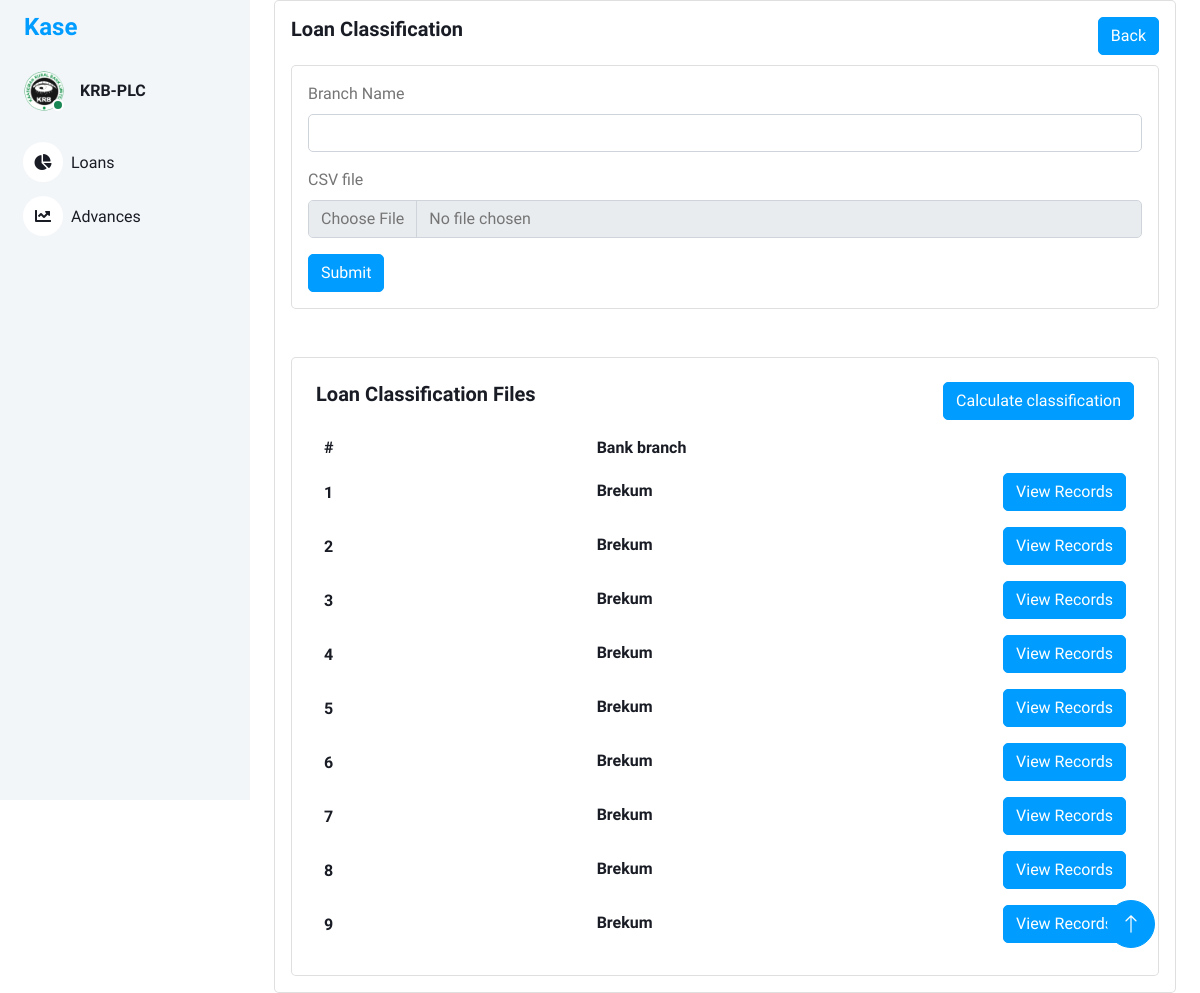
The app's page /loan_classification_uploads with its own data.
### models/loan_classification_files.py (models this page shows, shortened)
class LoanClassificationFiles(db.Model):
    id = db.Column(db.Integer, primary_key=True)
    branch_name = db.Column(db.String(100), nullable=False)
    loan_class_id = db.Column(db.String(100), nullable=True)
    filename = db.Column(db.String(100), nullable=True)

### views/loan_classification.py (the view)
@bp.route('/loan_classification_uploads')
def loan_classification_uploads():
    loan_classification_uploads = LoanClassificationFiles.query.all()  # Retrieve all loan classifications from the database
    serialized_loan_classification_uploads = []
    for classification in loan_classification_uploads:
        serialized_loan_classification_uploads.append({
            'id': classification.id,
            'branch_name': classification.branch_name,
        })
    return render_template('loan_classification_uploads.html',loan_class_uploads=serialized_loan_classification_uploads)

### templates/loan_classification_uploads.html (shortened to what this page needs)
<!DOCTYPE html>
<html lang="en">
<head>
    <link href="https://cdnjs.cloudflare.com/ajax/libs/font-awesome/5.10.0/css/all.min.css" rel="stylesheet">
    <link href="https://cdn.jsdelivr.net/npm/bootstrap-icons@1.4.1/font/bootstrap-icons.css" rel="stylesheet">
    <link href="{{ url_for('static', filename='lib/owlcarousel/assets/owl.carousel.min.css') }}" rel="stylesheet">
    <link href="{{ url_for('static', filename='lib/tempusdominus/css/tempusdominus-bootstrap-4.min.css') }}"
        rel="stylesheet" />
    <link href="{{ url_for('static',filename='css/bootstrap.min.css') }}" rel="stylesheet">
    <link href="{{ url_for('static', filename='css/style.css') }}" rel="stylesheet">
</head>
<body>
    <div class="container-xxl position-relative bg-white d-flex p-0">
        <div class="sidebar pe-4 pb-3">
            <nav class="navbar bg-light navbar-light">
                <a href="{{ url_for('main.index') }}" class="navbar-brand mx-4 mb-3">
                    <h4 class="text-primary">Kase</h4>
                </a>
                <div class="d-flex align-items-center ms-4 mb-4">
                    <div class="position-relative">
                        <img class="rounded-circle" src="{{ url_for('static',filename='img/krblogoBig.png') }}" alt=""
                            style="width: 40px; height: 40px;">
                        <div
                            class="bg-success rounded-circle border border-2 border-white position-absolute end-0 bottom-0 p-1">
                        </div>
                    </div>
                    <div class="ms-3">
                        <h6 class="mb-0">KRB-PLC</h6>
                    </div>
                </div>
                <div class="navbar-nav w-100">
                    <a href="{{ url_for('main.index') }}" class="nav-item nav-link"><i
                            class="fa fa-chart-pie me-2"></i>Loans
                    </a>
                    <a href="{{ url_for('returns.returns') }}" class="nav-item nav-link"><i
                            class="fa fa-chart-line me-2"></i>Advances</a>
                </div>
            </nav>
        </div>
        <div class="content">
            <div class="container-fluid">
                <div class="container-fluid">
                    <div class="card">
                        <div class="card-body">
                             <div class="d-flex justify-content-between">
                                        <div>
                                            <h5 class="card-title fw-semibold mb-4">Loan Classification</h5>
                                        </div>
                                        <div>
                                            <a href="{{ url_for('main.index')}}" class="btn btn-primary">Back</a>
                                        </div>
                                    </div>
                            <div class="card">
                                <div class="card-body ">
                                    <form method="post" action="{{ url_for('loan_classification.loan_file_upload') }}" enctype="multipart/form-data">
                                        <div class="mb-3">
                                            <label for="loanClassName" class="form-label">Branch Name</label>
                                            <input type="text" class="form-control" name="branchName" id="branchName"
                                                aria-describedby="loanClassNameHelp">
                                        </div>
                                        <div class="mb-3">
                                            <label for="loanClassDesc"  class="form-label">CSV file</label>
                                            <input type="file" class="form-control" name="loanFile" id="loanFile">
                                        </div>
                                        <button type="submit" class="btn btn-primary">Submit</button>
                                    </form>
                                </div>
                            </div>
                            <br>
                            <br>
                            <div class="card w-100">
                                <div class="card-body p-4">
                                    <div class="d-flex justify-content-between">
                                        <div>
                                            <h5 class="card-title fw-semibold mb-4">Loan Classification Files </h5>
                                        </div>
                                        <div>
                                            <a  class="btn btn-primary">Calculate classification</a>
                                        </div>
                                    </div>
                                    <div class="table-responsive">
                                        <table class="table table-auto text-nowrap mb-0 align-middle">
                                            <thead class="text-dark fs-4">
                                                <tr>
                                                    <th class="border-bottom-0 col">
                                                        <h6 class="fw-semibold mb-0">#</h6>
                                                    </th>
                                                    <th class="border-bottom-0 col">
                                                        <h6 class="fw-semibold mb-0">Bank branch</h6>
                                                    </th>
                                                    <th class="border-bottom-0 col">
                                                    </th>
                                                </tr>
                                            </thead>
                                            <tbody>
                                                {% for classification in loan_class_uploads %}
                                                <tr>
                                                    <td class="border-bottom-0">
                                                        <h6 class="fw-semibold mb-0">{{ classification.id }}</h6>
                                                    </td>
                                                    <td class="border-bottom-0">
                                                        <h6 class="fw-semibold mb-1">{{ classification.branch_name }}</h6>
                                                    </td>
                                                    <td class="border-bottom-0">
                                                        <a  class="btn btn-primary">View Records</a>
                                                    </td>
                                                </tr>
                                                {% endfor %}
                                            </tbody>
                                        </table>
                                    </div>
                                </div>
                            </div>
                        </div>
                    </div>
                </div>
            </div>
            <a href="#" class="btn btn-lg btn-primary btn-lg-square back-to-top"><i class="bi bi-arrow-up"></i></a>
        </div>
    </div>
</body>
</html>

### static/css/style.css (style rules this page uses)
:root { --primary: #009CFF; --light: #F3F6F9; --dark: #191C24; }
.back-to-top { position: fixed; display: none; right: 45px; bottom: 45px; z-index: 99; }
.btn { transition: .5s; }
.btn.btn-primary { color: #FFFFFF; }
.btn-lg-square { width: 48px; height: 48px; }
.btn-square, .btn-sm-square, .btn-lg-square { padding: 0; display: inline-flex; align-items: center; justify-content: center; font-weight: normal; border-radius: 50px; }
.sidebar { position: fixed; top: 0; left: 0; bottom: 0; width: 250px; height: 100vh; overflow-y: auto; background: var(--light); transition: 0.5s; z-index: 999; }
.content { margin-left: 250px; min-height: 100vh; background: #FFFFFF; transition: 0.5s; }
@media (min-width: 992px) { .sidebar { margin-left: 0; } }
@media (min-width: 992px) { .content { width: calc(100% - 250px); } }
.sidebar .navbar .navbar-nav .nav-link { padding: 7px 20px; color: var(--dark); font-weight: 500; border-left: 3px solid var(--light); border-radius: 0 30px 30px 0; outline: none; }
.sidebar .navbar .navbar-nav .nav-link i { width: 40px; height: 40px; display: inline-flex; align-items: center; justify-content: center; background: #FFFFFF; border-radius: 40px; }

### templates/loan_classification_uploads.html (style rules this page uses)
table { width: 100%; table-layout: fixed; }
table th:nth-child(3), table td:nth-child(3) { text-align:right; }

### records on screen
LoanClassificationFiles: id "1", branch_name "Brekum"
LoanClassificationFiles: id "2", branch_name "Brekum"
LoanClassificationFiles: id "3", branch_name "Brekum"
LoanClassificationFiles: id "4", branch_name "Brekum"
LoanClassificationFiles: id "5", branch_name "Brekum"
LoanClassificationFiles: id "6", branch_name "Brekum"
LoanClassificationFiles: id "7", branch_name "Brekum"
LoanClassificationFiles: id "8", branch_name "Brekum"
LoanClassificationFiles: id "9", branch_name "Brekum"
